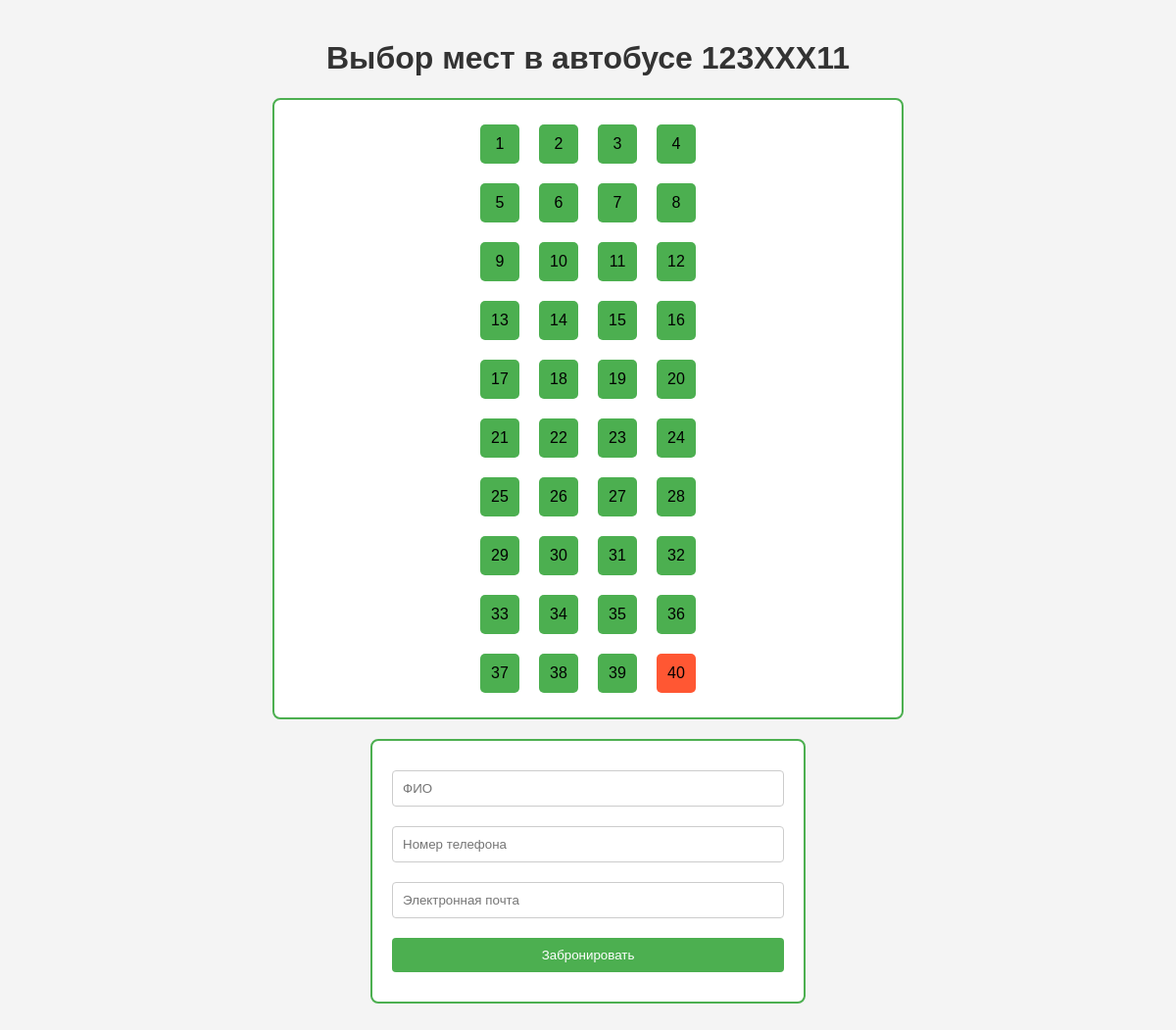
Screenshot of /bus/6/ (signed in) with the database file from the repository.
### admin__panel/models.py (models this page shows, shortened)
class Bus(models.Model):
    number = models.CharField(max_length=10)
    from_location = models.CharField(max_length=100)
    to_location = models.CharField(max_length=100)
    departure_date = models.DateField(null=True)
    departure_time = models.TimeField(null=True)
    seats = models.IntegerField()  # Количество мест в автобусе
    price = models.DecimalField(max_digits=10, decimal_places=2)
    admin = models.ForeignKey(settings.AUTH_USER_MODEL, on_delete=models.CASCADE, null=True)
    def get_free_seats(self):
        return self.bus_seats.filter(is_reserved=False)

class Seat(models.Model):
    bus = models.ForeignKey('Bus', on_delete=models.CASCADE, related_name='bus_seats')
    seat_number = models.IntegerField()
    is_reserved = models.BooleanField(default=False)
    reserved_by = models.CharField(max_length=255, null=True, blank=True)
    reserved_phone = models.CharField(max_length=15, null=True, blank=True)
    reserved_email = models.EmailField(null=True, blank=True)

### users__panel/views.py (the view)
# urls.py: path('bus/<int:bus_id>/', views.bus_detail, name='bus_detail'),
@login_required(login_url='login')  # Требуется авторизация
def bus_detail(request, bus_id):
    bus = get_object_or_404(Bus, pk=bus_id)
    seats = Seat.objects.filter(bus=bus)
    if request.method == 'POST':
        form = SeatSelectionForm(request.POST, bus=bus)
        if form.is_valid():
            seat = form.cleaned_data['seat']
            if not seat.is_reserved:
                seat.is_reserved = True
                seat.reserved_by = form.cleaned_data['full_name']
                seat.reserved_phone = form.cleaned_data['phone_number']
                seat.reserved_email = form.cleaned_data['email']
                seat.save()
                return redirect('bus_detail', bus_id=bus.id)
            else:
                form.add_error('seat', 'Это место уже занято. Пожалуйста, выберите другое.')
    else:
        form = SeatSelectionForm(bus=bus)
    return render(request, 'users__panel/bus_detail.html', {'bus': bus, 'seats': seats, 'form': form})

### users__panel/forms.py
class SeatSelectionForm(forms.Form):
    seat = forms.ModelChoiceField(queryset=Seat.objects.none())
    full_name = forms.CharField(max_length=255)
    phone_number = forms.CharField(max_length=15)
    email = forms.EmailField()
    def __init__(self, *args, **kwargs):
        bus = kwargs.pop('bus', None)
        super().__init__(*args, **kwargs)
        if bus:
            self.fields['seat'].queryset = bus.get_free_seats()

### users__panel/templates/users__panel/bus_detail.html (shortened to what this page needs)
<!DOCTYPE html>
<html lang="ru">
<head>
</head>
<body>
    <h1>Выбор мест в автобусе {{ bus.number }}</h1>
    <div class="bus-container">
        <div class="seats-container" id="seats">
            {% for seat in seats %}
                <div class="seat {% if seat.is_reserved %}reserved{% else %}free{% endif %}"
                     data-seat-id="{{ seat.id }}">
                    {{ seat.seat_number }}
                </div>
            {% endfor %}
        </div>
    </div>
    <div class="form-container">
        <form method="POST">
            <input type="text" name="full_name" placeholder="ФИО" required>
            <input type="text" name="phone_number" placeholder="Номер телефона" required>
            <input type="email" name="email" placeholder="Электронная почта" required>
            <button type="submit">Забронировать</button>
        </form>
    </div>
</body>
</html>

### users__panel/templates/users__panel/bus_detail.html (style rules this page uses)
body { font-family: Arial, sans-serif; background-color: #f4f4f4; margin: 0; padding: 20px; }
h1 { text-align: center; color: #333; }
.bus-container { display: flex; justify-content: center; margin-bottom: 20px; border: 2px solid #4CAF50; padding: 20px; border-radius: 8px; background-color: #fff; max-width: 600px; margin: 20px auto; }
.seats-container { display: grid; grid-template-columns: repeat(4, 1fr); grid-gap: 10px; }
.seat { width: 40px; height: 40px; margin: 5px; text-align: center; line-height: 40px; border-radius: 5px; cursor: pointer; display: inline-block; }
.free { background-color: #4CAF50; }
.reserved { background-color: #FF5733; }
.form-container { border: 2px solid #4CAF50; padding: 20px; border-radius: 8px; background-color: #fff; max-width: 400px; margin: 20px auto; }
input[type="text"], input[type="email"] { width: 100%; padding: 10px; margin: 10px 0; display: inline-block; border: 1px solid #ccc; border-radius: 4px; box-sizing: border-box; }
button { width: 100%; background-color: #4CAF50; color: white; padding: 10px; margin: 10px 0; border: none; border-radius: 4px; cursor: pointer; }

### rows the page displays
Bus: number "123XXX11"
Seat: seat_number "1"
Seat: seat_number "2"
Seat: seat_number "3"
Seat: seat_number "4"
Seat: seat_number "5"
Seat: seat_number "6"
Seat: seat_number "7"
Seat: seat_number "8"
Seat: seat_number "9"
Seat: seat_number "10"
Seat: seat_number "11"
Seat: seat_number "12"
Seat: seat_number "13"
Seat: seat_number "14"
Seat: seat_number "15"
Seat: seat_number "16"
Seat: seat_number "17"
Seat: seat_number "18"
Seat: seat_number "19"
Seat: seat_number "20"
Seat: seat_number "21"
Seat: seat_number "22"
Seat: seat_number "23"
Seat: seat_number "24"
Seat: seat_number "25"
Seat: seat_number "26"
Seat: seat_number "27"
Seat: seat_number "28"
Seat: seat_number "29"
Seat: seat_number "30"
Seat: seat_number "31"
Seat: seat_number "32"
Seat: seat_number "33"
Seat: seat_number "34"
Seat: seat_number "35"
Seat: seat_number "36"
Seat: seat_number "37"
Seat: seat_number "38"
Seat: seat_number "39"
Seat: seat_number "40"
